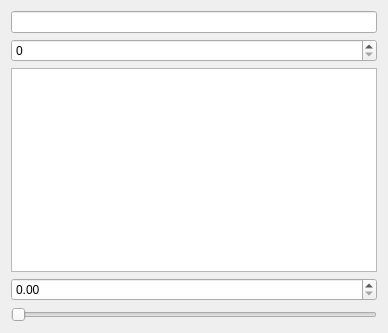
<?xml version="1.0" encoding="UTF-8"?>
<ui version="4.0">
 <class>ComponentA</class>
 <widget class="QWidget" name="ComponentA">
  <property name="geometry">
   <rect>
    <x>0</x>
    <y>0</y>
    <width>388</width>
    <height>333</height>
   </rect>
  </property>
  <property name="windowTitle">
   <string>Form</string>
  </property>
  <layout class="QVBoxLayout" name="verticalLayout">
   <item>
    <widget class="QLineEdit" name="lineEdit"/>
   </item>
   <item>
    <widget class="QSpinBox" name="spinBox"/>
   </item>
   <item>
    <widget class="QTextEdit" name="textEdit"/>
   </item>
   <item>
    <widget class="QDoubleSpinBox" name="doubleSpinBox"/>
   </item>
   <item>
    <widget class="QSlider" name="horizontalSlider">
     <property name="orientation">
      <enum>Qt::Orientation::Horizontal</enum>
     </property>
    </widget>
   </item>
  </layout>
 </widget>
 <resources/>
 <connections/>
</ui>
